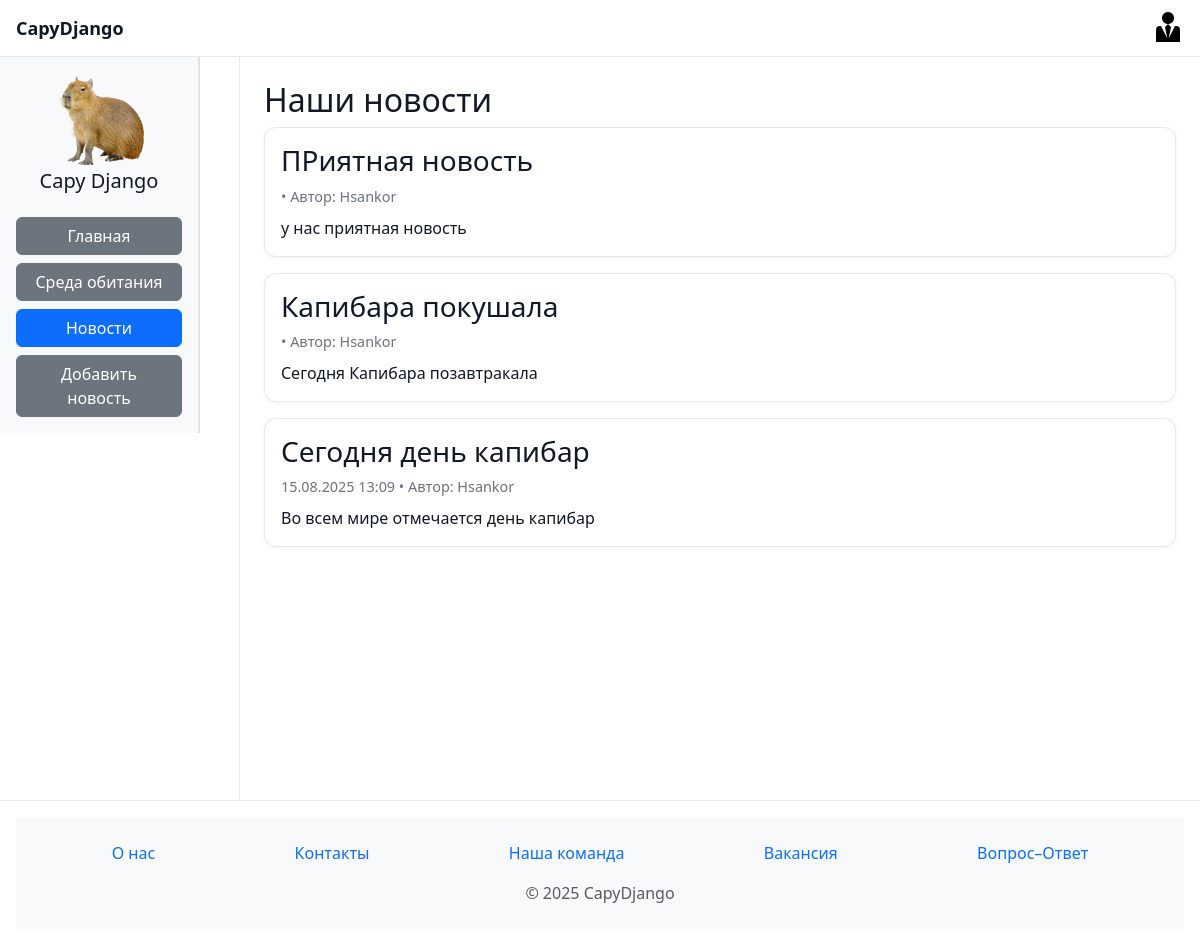
Page /news/ (signed in) on the committed database.
### news/models.py (models this page shows, shortened)
class News_post(models.Model):
    title = models.CharField(max_length=200, verbose_name='Название новости')
    short_description = models.CharField(max_length=200, verbose_name='Краткое описание')
    text = models.TextField(verbose_name='Новость')
    date = models.DateTimeField(default=timezone.now, verbose_name='Дата публикации')
    author = models.ForeignKey(User, on_delete=models.SET_NULL, null=True, blank=True, verbose_name='Автор', related_name='news_posts')
    class Meta:
        verbose_name = 'Новость'
        verbose_name_plural = 'Новости'
        ordering = ['-date']

### news/views.py (the view)
# urls.py: path('',         views.index,    name='home'),
def home(request):
    items = News_post.objects.all()
    return render(request, 'news/news.html', {'news': items, 'caption': 'CapyDjango'})

### news/templates/news/news.html (shortened to what this page needs)
{% extends 'main/layout.html' %}
{% block content %}
  <h2>Наши новости</h2>
  {% if news %}
    <div class="news-list">
      {% for n in news %}
        <article class="news-card">
          <h3 class="news-title">{{ n.title }}</h3>
          <div class="news-meta">
            {{ n.date|date:"d.m.Y H:i" }}
            {% if n.author %} • Автор: {{ n.author.username }}{% endif %}
          </div>
          <p class="news-text">{{ n.short_description }}</p>
        </article>
      {% endfor %}
    </div>
  {% else %}
    <p>Пока нет новостей.</p>
  {% endif %}
{% endblock %}

### main/templates/main/layout.html (style rules this page uses)
html, body { height:100%; }
body.page { margin:0; background:var(--bg); color:var(--text); }

### news/templates/news/news.html (style rules this page uses)
.news-list { display: grid; gap: 16px; }
.news-card { border: 1px solid #e5e7eb; border-radius: 12px; padding: 16px; background: hsl(0, 0%, 100%); box-shadow: 0 1px 4px rgba(0,0,0,0.05); }
.news-title { margin: 0 0 8px; }
.news-meta { color:#6b7280; font-size: 0.9rem; margin-bottom: 8px; }
.news-text { margin: 0; }

### rows in the picture
News_post: title "ПРиятная новость", author.username "Hsankor", short_description "у нас приятная новость"
News_post: title "Капибара покушала", author.username "Hsankor", short_description "Сегодня Капибара позавтракала"
News_post: title "Сегодня день капибар", date "15.08.2025 13:09", author.username "Hsankor", short_description "Во всем мире отмечается день капибар"
